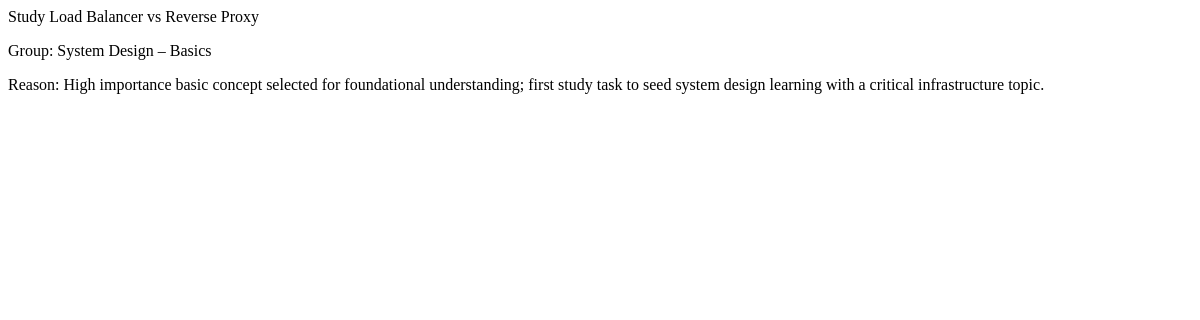
Before: /tasks/module/system_design/fragment with the older database file.
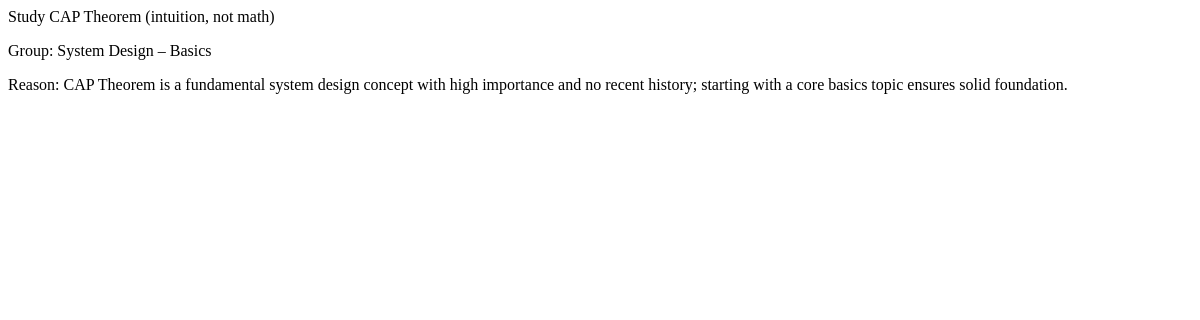
After: the same page with the newer database file.
### app/models/task.py (models this page shows)
class TodayTask(Base):
    __tablename__ = "today_tasks"
    id = Column(Integer, primary_key=True, index=True)
    date = Column(Date, default=date.today, index=True)
    module_id = Column(String, nullable=False, index=True)
    name = Column(String, nullable=False)
    group = Column(String, nullable=False)
    task_type = Column(String, nullable=False, default="todo")
    problem_text = Column(Text, nullable=True)
    code_template = Column(Text, nullable=True)
    log = Column(Text, nullable=True)
    url = Column(String, nullable=True)
    extra = Column(JSON, nullable=True)

### app/api/tasks.py (the view)
@router.get("/tasks/module/{module_id}/fragment", response_class=HTMLResponse)
def module_tasks_fragment(module_id: str, request: Request, db: Session = Depends(get_db)):
    today = date.today()
    tasks = (
        db.query(TodayTask)
        .filter(TodayTask.date == today)
        .filter(TodayTask.module_id == module_id)
        .all()
    )
    return templates.TemplateResponse(
        "components/module_task_list.html",
        {
            "request": request,
            "items": tasks,
            "module_id": module_id,
        },
    )

### app/templates/components/module_task_list.html (shortened to what this page needs)
{% if items %}
  <div class="space-y-3">
    {% for item in items %}
      <div class="bg-slate-900 border border-slate-800 rounded-xl p-4 flex flex-col gap-2">
        <div class="flex items-center justify-between">
          <div>
            <p class="text-lg font-semibold">{{ item.name }}</p>
            <p class="text-xs text-slate-500">Group: {{ item.group }}</p>
          </div>
        </div>
        {% if item.extra and item.extra.reason %}
          <p class="text-sm text-slate-400">Reason: {{ item.extra.reason }}</p>
        {% endif %}
      </div>
    {% endfor %}
  </div>
{% else %}
  <p class="text-slate-400">No tasks for this module today.</p>
{% endif %}

Changed rows visible on the page:
removed TodayTask: name "Study Load Balancer vs Reverse Proxy", group "System Design – Basics", extra.reason "High importance basic concept selected for foundational understanding; first study task to seed system design learning with a critical infrastructure topic."
added TodayTask: name "Study CAP Theorem (intuition, not math)", group "System Design – Basics", extra.reason "CAP Theorem is a fundamental system design concept with high importance and no recent history; starting with a core basics topic ensures solid foundation."
